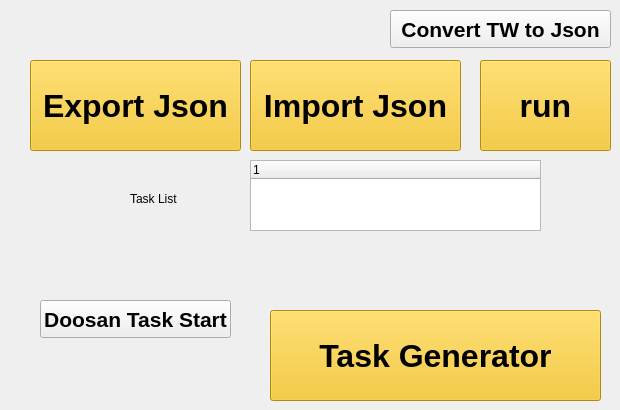
    <widget class="QWidget" name="tab_9">
     <attribute name="title">
      <string>TASK GENERATOR</string>
     </attribute>
     <widget class="QLabel" name="label">
      <property name="geometry">
       <rect>
        <x>130</x>
        <y>190</y>
        <width>91</width>
        <height>17</height>
       </rect>
      </property>
      <property name="text">
       <string>Task List</string>
      </property>
     </widget>
     <widget class="QPushButton" name="pushButton_export_json">
      <property name="enabled">
       <bool>true</bool>
      </property>
      <property name="geometry">
       <rect>
        <x>30</x>
        <y>60</y>
        <width>211</width>
        <height>91</height>
       </rect>
      </property>
      <property name="sizePolicy">
       <sizepolicy hsizetype="Preferred" vsizetype="Preferred">
        <horstretch>0</horstretch>
        <verstretch>0</verstretch>
       </sizepolicy>
      </property>
      <property name="palette">
       <palette>
        <active>
         <colorrole role="Button">
          <brush brushstyle="SolidPattern">
           <color alpha="255">
            <red>245</red>
            <green>194</green>
            <blue>17</blue>
           </color>
          </brush>
         </colorrole>
         <colorrole role="Light">
          <brush brushstyle="SolidPattern">
           <color alpha="255">
            <red>255</red>
            <green>227</green>
            <blue>130</blue>
           </color>
          </brush>
         </colorrole>
         <colorrole role="Midlight">
          <brush brushstyle="SolidPattern">
           <color alpha="255">
            <red>250</red>
            <green>210</green>
            <blue>73</blue>
           </color>
          </brush>
         </colorrole>
         <colorrole role="Dark">
          <brush brushstyle="SolidPattern">
           <color alpha="255">
            <red>122</red>
            <green>97</green>
            <blue>8</blue>
           </color>
          </brush>
         </colorrole>
         <colorrole role="Mid">
          <brush brushstyle="SolidPattern">
           <color alpha="255">
            <red>163</red>
            <green>129</green>
            <blue>11</blue>
           </color>
          </brush>
         </colorrole>
         <colorrole role="Window">
          <brush brushstyle="SolidPattern">
           <color alpha="255">
            <red>245</red>
            <green>194</green>
            <blue>17</blue>
           </color>
          </brush>
         </colorrole>
         <colorrole role="Shadow">
          <brush brushstyle="SolidPattern">
           <color alpha="255">
            <red>0</red>
            <green>0</green>
            <blue>0</blue>
           </color>
          </brush>
         </colorrole>
         <colorrole role="AlternateBase">
          <brush brushstyle="SolidPattern">
           <color alpha="255">
            <red>250</red>
            <green>224</green>
            <blue>136</blue>
           </color>
          </brush>
         </colorrole>
         <colorrole role="PlaceholderText">
          <brush brushstyle="SolidPattern">
           <color alpha="127">
            <red>0</red>
            <green>0</green>
            <blue>0</blue>
           </color>
          </brush>
         </colorrole>
        </active>
        <inactive>
         <colorrole role="Button">
          <brush brushstyle="SolidPattern">
           <color alpha="255">
            <red>245</red>
            <green>194</green>
            <blue>17</blue>
           </color>
          </brush>
         </colorrole>
         <colorrole role="Light">
          <brush brushstyle="SolidPattern">
           <color alpha="255">
            <red>255</red>
            <green>227</green>
            <blue>130</blue>
           </color>
          </brush>
         </colorrole>
         <colorrole role="Midlight">
          <brush brushstyle="SolidPattern">
           <color alpha="255">
            <red>250</red>
            <green>210</green>
            <blue>73</blue>
           </color>
          </brush>
         </colorrole>
         <colorrole role="Dark">
          <brush brushstyle="SolidPattern">
           <color alpha="255">
            <red>122</red>
            <green>97</green>
            <blue>8</blue>
           </color>
          </brush>
         </colorrole>
         <colorrole role="Mid">
          <brush brushstyle="SolidPattern">
           <color alpha="255">
            <red>163</red>
            <green>129</green>
            <blue>11</blue>
           </color>
          </brush>
         </colorrole>
         <colorrole role="Window">
          <brush brushstyle="SolidPattern">
           <color alpha="255">
            <red>245</red>
            <green>194</green>
            <blue>17</blue>
           </color>
          </brush>
         </colorrole>
         <colorrole role="Shadow">
          <brush brushstyle="SolidPattern">
           <color alpha="255">
            <red>0</red>
            <green>0</green>
            <blue>0</blue>
           </color>
          </brush>
         </colorrole>
         <colorrole role="AlternateBase">
          <brush brushstyle="SolidPattern">
           <color alpha="255">
            <red>250</red>
            <green>224</green>
            <blue>136</blue>
           </color>
          </brush>
         </colorrole>
         <colorrole role="PlaceholderText">
          <brush brushstyle="SolidPattern">
           <color alpha="127">
            <red>0</red>
            <green>0</green>
            <blue>0</blue>
           </color>
          </brush>
         </colorrole>
        </inactive>
        <disabled>
         <colorrole role="Button">
          <brush brushstyle="SolidPattern">
           <color alpha="255">
            <red>245</red>
            <green>194</green>
            <blue>17</blue>
           </color>
          </brush>
         </colorrole>
         <colorrole role="Light">
          <brush brushstyle="SolidPattern">
           <color alpha="255">
            <red>255</red>
            <green>227</green>
            <blue>130</blue>
           </color>
          </brush>
         </colorrole>
         <colorrole role="Midlight">
          <brush brushstyle="SolidPattern">
           <color alpha="255">
            <red>250</red>
            <green>210</green>
            <blue>73</blue>
           </color>
          </brush>
         </colorrole>
         <colorrole role="Dark">
          <brush brushstyle="SolidPattern">
           <color alpha="255">
            <red>122</red>
            <green>97</green>
            <blue>8</blue>
           </color>
          </brush>
         </colorrole>
         <colorrole role="Mid">
          <brush brushstyle="SolidPattern">
           <color alpha="255">
            <red>163</red>
            <green>129</green>
            <blue>11</blue>
           </color>
          </brush>
         </colorrole>
         <colorrole role="Window">
          <brush brushstyle="SolidPattern">
           <color alpha="255">
            <red>245</red>
            <green>194</green>
            <blue>17</blue>
           </color>
          </brush>
         </colorrole>
         <colorrole role="Shadow">
          <brush brushstyle="SolidPattern">
           <color alpha="255">
            <red>0</red>
            <green>0</green>
            <blue>0</blue>
           </color>
          </brush>
         </colorrole>
         <colorrole role="AlternateBase">
          <brush brushstyle="SolidPattern">
           <color alpha="255">
            <red>245</red>
            <green>194</green>
            <blue>17</blue>
           </color>
          </brush>
         </colorrole>
         <colorrole role="PlaceholderText">
          <brush brushstyle="SolidPattern">
           <color alpha="127">
            <red>122</red>
            <green>97</green>
            <blue>8</blue>
           </color>
          </brush>
         </colorrole>
        </disabled>
       </palette>
      </property>
      <property name="font">
       <font>
        <family>Ubuntu</family>
        <pointsize>24</pointsize>
        <weight>75</weight>
        <italic>false</italic>
        <bold>true</bold>
        <kerning>true</kerning>
       </font>
      </property>
      <property name="text">
       <string>Export Json</string>
      </property>
      <property name="checkable">
       <bool>false</bool>
      </property>
     </widget>
     <widget class="QPushButton" name="pushButton_run_json">
      <property name="enabled">
       <bool>true</bool>
      </property>
      <property name="geometry">
       <rect>
        <x>480</x>
        <y>60</y>
        <width>131</width>
        <height>91</height>
       </rect>
      </property>
      <property name="sizePolicy">
       <sizepolicy hsizetype="Preferred" vsizetype="Preferred">
        <horstretch>0</horstretch>
        <verstretch>0</verstretch>
       </sizepolicy>
      </property>
      <property name="palette">
       <palette>
        <active>
         <colorrole role="Button">
          <brush brushstyle="SolidPattern">
           <color alpha="255">
            <red>245</red>
            <green>194</green>
            <blue>17</blue>
           </color>
          </brush>
         </colorrole>
         <colorrole role="Light">
          <brush brushstyle="SolidPattern">
           <color alpha="255">
            <red>255</red>
            <green>227</green>
            <blue>130</blue>
           </color>
          </brush>
         </colorrole>
         <colorrole role="Midlight">
          <brush brushstyle="SolidPattern">
           <color alpha="255">
            <red>250</red>
            <green>210</green>
            <blue>73</blue>
           </color>
          </brush>
         </colorrole>
         <colorrole role="Dark">
          <brush brushstyle="SolidPattern">
           <color alpha="255">
            <red>122</red>
            <green>97</green>
            <blue>8</blue>
           </color>
          </brush>
         </colorrole>
         <colorrole role="Mid">
          <brush brushstyle="SolidPattern">
           <color alpha="255">
            <red>163</red>
            <green>129</green>
            <blue>11</blue>
           </color>
          </brush>
         </colorrole>
         <colorrole role="Window">
          <brush brushstyle="SolidPattern">
           <color alpha="255">
            <red>245</red>
            <green>194</green>
            <blue>17</blue>
           </color>
          </brush>
         </colorrole>
         <colorrole role="Shadow">
          <brush brushstyle="SolidPattern">
           <color alpha="255">
            <red>0</red>
            <green>0</green>
            <blue>0</blue>
           </color>
          </brush>
         </colorrole>
         <colorrole role="AlternateBase">
          <brush brushstyle="SolidPattern">
           <color alpha="255">
            <red>250</red>
            <green>224</green>
            <blue>136</blue>
           </color>
          </brush>
         </colorrole>
         <colorrole role="PlaceholderText">
          <brush brushstyle="SolidPattern">
           <color alpha="127">
            <red>0</red>
            <green>0</green>
            <blue>0</blue>
           </color>
          </brush>
         </colorrole>
        </active>
        <inactive>
         <colorrole role="Button">
          <brush brushstyle="SolidPattern">
           <color alpha="255">
            <red>245</red>
            <green>194</green>
            <blue>17</blue>
           </color>
          </brush>
         </colorrole>
         <colorrole role="Light">
          <brush brushstyle="SolidPattern">
           <color alpha="255">
            <red>255</red>
            <green>227</green>
            <blue>130</blue>
           </color>
          </brush>
         </colorrole>
         <colorrole role="Midlight">
          <brush brushstyle="SolidPattern">
           <color alpha="255">
            <red>250</red>
            <green>210</green>
            <blue>73</blue>
           </color>
          </brush>
         </colorrole>
         <colorrole role="Dark">
          <brush brushstyle="SolidPattern">
           <color alpha="255">
            <red>122</red>
            <green>97</green>
            <blue>8</blue>
           </color>
          </brush>
         </colorrole>
         <colorrole role="Mid">
          <brush brushstyle="SolidPattern">
           <color alpha="255">
            <red>163</red>
            <green>129</green>
            <blue>11</blue>
           </color>
          </brush>
         </colorrole>
         <colorrole role="Window">
          <brush brushstyle="SolidPattern">
           <color alpha="255">
            <red>245</red>
            <green>194</green>
            <blue>17</blue>
           </color>
          </brush>
         </colorrole>
         <colorrole role="Shadow">
          <brush brushstyle="SolidPattern">
           <color alpha="255">
            <red>0</red>
            <green>0</green>
            <blue>0</blue>
           </color>
          </brush>
         </colorrole>
         <colorrole role="AlternateBase">
          <brush brushstyle="SolidPattern">
           <color alpha="255">
            <red>250</red>
            <green>224</green>
            <blue>136</blue>
           </color>
          </brush>
         </colorrole>
         <colorrole role="PlaceholderText">
          <brush brushstyle="SolidPattern">
           <color alpha="127">
            <red>0</red>
            <green>0</green>
            <blue>0</blue>
           </color>
          </brush>
         </colorrole>
        </inactive>
        <disabled>
         <colorrole role="Button">
          <brush brushstyle="SolidPattern">
           <color alpha="255">
            <red>245</red>
            <green>194</green>
            <blue>17</blue>
           </color>
          </brush>
         </colorrole>
         <colorrole role="Light">
          <brush brushstyle="SolidPattern">
           <color alpha="255">
            <red>255</red>
            <green>227</green>
            <blue>130</blue>
           </color>
          </brush>
         </colorrole>
         <colorrole role="Midlight">
          <brush brushstyle="SolidPattern">
           <color alpha="255">
            <red>250</red>
            <green>210</green>
            <blue>73</blue>
           </color>
          </brush>
         </colorrole>
         <colorrole role="Dark">
          <brush brushstyle="SolidPattern">
           <color alpha="255">
            <red>122</red>
            <green>97</green>
            <blue>8</blue>
           </color>
          </brush>
         </colorrole>
         <colorrole role="Mid">
          <brush brushstyle="SolidPattern">
           <color alpha="255">
            <red>163</red>
            <green>129</green>
            <blue>11</blue>
           </color>
          </brush>
         </colorrole>
         <colorrole role="Window">
          <brush brushstyle="SolidPattern">
           <color alpha="255">
            <red>245</red>
            <green>194</green>
            <blue>17</blue>
           </color>
          </brush>
         </colorrole>
         <colorrole role="Shadow">
          <brush brushstyle="SolidPattern">
           <color alpha="255">
            <red>0</red>
            <green>0</green>
            <blue>0</blue>
           </color>
          </brush>
         </colorrole>
         <colorrole role="AlternateBase">
          <brush brushstyle="SolidPattern">
           <color alpha="255">
            <red>245</red>
            <green>194</green>
            <blue>17</blue>
           </color>
          </brush>
         </colorrole>
         <colorrole role="PlaceholderText">
          <brush brushstyle="SolidPattern">
           <color alpha="127">
            <red>122</red>
            <green>97</green>
            <blue>8</blue>
           </color>
          </brush>
         </colorrole>
        </disabled>
       </palette>
      </property>
      <property name="font">
       <font>
        <family>Ubuntu</family>
        <pointsize>24</pointsize>
        <weight>75</weight>
        <italic>false</italic>
        <bold>true</bold>
        <kerning>true</kerning>
       </font>
      </property>
      <property name="text">
       <string>run</string>
      </property>
      <property name="checkable">
       <bool>false</bool>
      </property>
     </widget>
     <widget class="QPushButton" name="pushButton_import_json">
      <property name="enabled">
       <bool>true</bool>
      </property>
      <property name="geometry">
       <rect>
        <x>250</x>
        <y>60</y>
        <width>211</width>
        <height>91</height>
       </rect>
      </property>
      <property name="sizePolicy">
       <sizepolicy hsizetype="Preferred" vsizetype="Preferred">
        <horstretch>0</horstretch>
        <verstretch>0</verstretch>
       </sizepolicy>
      </property>
      <property name="palette">
       <palette>
        <active>
         <colorrole role="Button">
          <brush brushstyle="SolidPattern">
           <color alpha="255">
            <red>245</red>
            <green>194</green>
            <blue>17</blue>
           </color>
          </brush>
         </colorrole>
         <colorrole role="Light">
          <brush brushstyle="SolidPattern">
           <color alpha="255">
            <red>255</red>
            <green>227</green>
            <blue>130</blue>
           </color>
          </brush>
         </colorrole>
         <colorrole role="Midlight">
          <brush brushstyle="SolidPattern">
           <color alpha="255">
            <red>250</red>
            <green>210</green>
            <blue>73</blue>
           </color>
          </brush>
         </colorrole>
         <colorrole role="Dark">
          <brush brushstyle="SolidPattern">
           <color alpha="255">
            <red>122</red>
            <green>97</green>
            <blue>8</blue>
           </color>
          </brush>
         </colorrole>
         <colorrole role="Mid">
          <brush brushstyle="SolidPattern">
           <color alpha="255">
            <red>163</red>
            <green>129</green>
            <blue>11</blue>
           </color>
          </brush>
         </colorrole>
         <colorrole role="Window">
          <brush brushstyle="SolidPattern">
           <color alpha="255">
            <red>245</red>
            <green>194</green>
            <blue>17</blue>
           </color>
          </brush>
         </colorrole>
         <colorrole role="Shadow">
          <brush brushstyle="SolidPattern">
           <color alpha="255">
            <red>0</red>
            <green>0</green>
            <blue>0</blue>
           </color>
          </brush>
         </colorrole>
         <colorrole role="AlternateBase">
          <brush brushstyle="SolidPattern">
           <color alpha="255">
            <red>250</red>
            <green>224</green>
            <blue>136</blue>
           </color>
          </brush>
         </colorrole>
         <colorrole role="PlaceholderText">
          <brush brushstyle="SolidPattern">
           <color alpha="127">
            <red>0</red>
            <green>0</green>
            <blue>0</blue>
           </color>
          </brush>
         </colorrole>
        </active>
        <inactive>
         <colorrole role="Button">
          <brush brushstyle="SolidPattern">
           <color alpha="255">
            <red>245</red>
            <green>194</green>
            <blue>17</blue>
           </color>
          </brush>
         </colorrole>
         <colorrole role="Light">
          <brush brushstyle="SolidPattern">
           <color alpha="255">
            <red>255</red>
            <green>227</green>
            <blue>130</blue>
           </color>
          </brush>
         </colorrole>
         <colorrole role="Midlight">
          <brush brushstyle="SolidPattern">
           <color alpha="255">
            <red>250</red>
            <green>210</green>
            <blue>73</blue>
           </color>
          </brush>
         </colorrole>
         <colorrole role="Dark">
          <brush brushstyle="SolidPattern">
           <color alpha="255">
            <red>122</red>
            <green>97</green>
            <blue>8</blue>
           </color>
          </brush>
         </colorrole>
         <colorrole role="Mid">
          <brush brushstyle="SolidPattern">
           <color alpha="255">
            <red>163</red>
            <green>129</green>
            <blue>11</blue>
           </color>
          </brush>
         </colorrole>
         <colorrole role="Window">
          <brush brushstyle="SolidPattern">
           <color alpha="255">
            <red>245</red>
            <green>194</green>
            <blue>17</blue>
           </color>
          </brush>
         </colorrole>
         <colorrole role="Shadow">
          <brush brushstyle="SolidPattern">
           <color alpha="255">
            <red>0</red>
            <green>0</green>
            <blue>0</blue>
           </color>
          </brush>
         </colorrole>
         <colorrole role="AlternateBase">
          <brush brushstyle="SolidPattern">
           <color alpha="255">
            <red>250</red>
            <green>224</green>
            <blue>136</blue>
           </color>
          </brush>
         </colorrole>
         <colorrole role="PlaceholderText">
          <brush brushstyle="SolidPattern">
           <color alpha="127">
            <red>0</red>
            <green>0</green>
            <blue>0</blue>
           </color>
          </brush>
         </colorrole>
        </inactive>
        <disabled>
         <colorrole role="Button">
          <brush brushstyle="SolidPattern">
           <color alpha="255">
            <red>245</red>
            <green>194</green>
            <blue>17</blue>
           </color>
          </brush>
         </colorrole>
         <colorrole role="Light">
          <brush brushstyle="SolidPattern">
           <color alpha="255">
            <red>255</red>
            <green>227</green>
            <blue>130</blue>
           </color>
          </brush>
         </colorrole>
         <colorrole role="Midlight">
          <brush brushstyle="SolidPattern">
           <color alpha="255">
            <red>250</red>
            <green>210</green>
            <blue>73</blue>
           </color>
          </brush>
         </colorrole>
         <colorrole role="Dark">
          <brush brushstyle="SolidPattern">
           <color alpha="255">
            <red>122</red>
            <green>97</green>
            <blue>8</blue>
           </color>
          </brush>
         </colorrole>
         <colorrole role="Mid">
          <brush brushstyle="SolidPattern">
           <color alpha="255">
            <red>163</red>
            <green>129</green>
            <blue>11</blue>
           </color>
          </brush>
         </colorrole>
         <colorrole role="Window">
          <brush brushstyle="SolidPattern">
           <color alpha="255">
            <red>245</red>
            <green>194</green>
            <blue>17</blue>
           </color>
          </brush>
         </colorrole>
         <colorrole role="Shadow">
          <brush brushstyle="SolidPattern">
           <color alpha="255">
            <red>0</red>
            <green>0</green>
            <blue>0</blue>
           </color>
          </brush>
         </colorrole>
         <colorrole role="AlternateBase">
          <brush brushstyle="SolidPattern">
           <color alpha="255">
            <red>245</red>
            <green>194</green>
            <blue>17</blue>
           </color>
          </brush>
         </colorrole>
         <colorrole role="PlaceholderText">
          <brush brushstyle="SolidPattern">
           <color alpha="127">
            <red>122</red>
            <green>97</green>
            <blue>8</blue>
           </color>
          </brush>
         </colorrole>
        </disabled>
       </palette>
      </property>
      <property name="font">
       <font>
        <family>Ubuntu</family>
        <pointsize>24</pointsize>
        <weight>75</weight>
        <italic>false</italic>
        <bold>true</bold>
        <kerning>true</kerning>
       </font>
      </property>
      <property name="text">
       <string>Import Json</string>
      </property>
      <property name="checkable">
       <bool>false</bool>
      </property>
     </widget>
     <widget class="QTreeWidget" name="treeWidget">
      <property name="geometry">
       <rect>
        <x>250</x>
        <y>160</y>
        <width>291</width>
        <height>71</height>
       </rect>
      </property>
      <column>
       <property name="text">
        <string notr="true">1</string>
       </property>
      </column>
     </widget>
     <widget class="QPushButton" name="pushButton_doosan_task_start">
      <property name="geometry">
       <rect>
        <x>40</x>
        <y>300</y>
        <width>191</width>
        <height>38</height>
       </rect>
      </property>
      <property name="sizePolicy">
       <sizepolicy hsizetype="Expanding" vsizetype="Expanding">
        <horstretch>0</horstretch>
        <verstretch>0</verstretch>
       </sizepolicy>
      </property>
      <property name="font">
       <font>
        <family>Ubuntu</family>
        <pointsize>16</pointsize>
        <weight>75</weight>
        <bold>true</bold>
       </font>
      </property>
      <property name="text">
       <string>Doosan Task Start</string>
      </property>
     </widget>
     <widget class="QPushButton" name="pushButton_import_tw">
      <property name="geometry">
       <rect>
        <x>390</x>
        <y>10</y>
        <width>221</width>
        <height>38</height>
       </rect>
      </property>
      <property name="sizePolicy">
       <sizepolicy hsizetype="Expanding" vsizetype="Expanding">
        <horstretch>0</horstretch>
        <verstretch>0</verstretch>
       </sizepolicy>
      </property>
      <property name="font">
       <font>
        <family>Ubuntu</family>
        <pointsize>16</pointsize>
        <weight>75</weight>
        <bold>true</bold>
       </font>
      </property>
      <property name="text">
       <string>Convert TW to Json</string>
      </property>
     </widget>
     <widget class="QPushButton" name="pushButton_openTaskGenerator">
      <property name="enabled">
       <bool>true</bool>
      </property>
      <property name="geometry">
       <rect>
        <x>270</x>
        <y>310</y>
        <width>331</width>
        <height>91</height>
       </rect>
      </property>
      <property name="sizePolicy">
       <sizepolicy hsizetype="Preferred" vsizetype="Preferred">
        <horstretch>0</horstretch>
        <verstretch>0</verstretch>
       </sizepolicy>
      </property>
      <property name="palette">
       <palette>
        <active>
         <colorrole role="Button">
          <brush brushstyle="SolidPattern">
           <color alpha="255">
            <red>245</red>
            <green>194</green>
            <blue>17</blue>
           </color>
          </brush>
         </colorrole>
         <colorrole role="Light">
          <brush brushstyle="SolidPattern">
           <color alpha="255">
            <red>255</red>
            <green>227</green>
            <blue>130</blue>
           </color>
          </brush>
         </colorrole>
         <colorrole role="Midlight">
          <brush brushstyle="SolidPattern">
           <color alpha="255">
            <red>250</red>
            <green>210</green>
            <blue>73</blue>
           </color>
          </brush>
         </colorrole>
         <colorrole role="Dark">
          <brush brushstyle="SolidPattern">
           <color alpha="255">
            <red>122</red>
            <green>97</green>
            <blue>8</blue>
           </color>
          </brush>
         </colorrole>
         <colorrole role="Mid">
          <brush brushstyle="SolidPattern">
           <color alpha="255">
            <red>163</red>
            <green>129</green>
            <blue>11</blue>
           </color>
          </brush>
         </colorrole>
         <colorrole role="Window">
          <brush brushstyle="SolidPattern">
           <color alpha="255">
            <red>245</red>
            <green>194</green>
            <blue>17</blue>
           </color>
          </brush>
         </colorrole>
         <colorrole role="Shadow">
          <brush brushstyle="SolidPattern">
           <color alpha="255">
            <red>0</red>
            <green>0</green>
            <blue>0</blue>
           </color>
          </brush>
         </colorrole>
         <colorrole role="AlternateBase">
          <brush brushstyle="SolidPattern">
           <color alpha="255">
            <red>250</red>
            <green>224</green>
            <blue>136</blue>
           </color>
          </brush>
         </colorrole>
         <colorrole role="PlaceholderText">
          <brush brushstyle="SolidPattern">
           <color alpha="127">
            <red>0</red>
            <green>0</green>
            <blue>0</blue>
           </color>
          </brush>
         </colorrole>
        </active>
        <inactive>
         <colorrole role="Button">
          <brush brushstyle="SolidPattern">
           <color alpha="255">
            <red>245</red>
            <green>194</green>
            <blue>17</blue>
           </color>
          </brush>
         </colorrole>
         <colorrole role="Light">
          <brush brushstyle="SolidPattern">
           <color alpha="255">
            <red>255</red>
            <green>227</green>
            <blue>130</blue>
           </color>
          </brush>
         </colorrole>
         <colorrole role="Midlight">
          <brush brushstyle="SolidPattern">
           <color alpha="255">
            <red>250</red>
            <green>210</green>
            <blue>73</blue>
           </color>
          </brush>
         </colorrole>
         <colorrole role="Dark">
          <brush brushstyle="SolidPattern">
           <color alpha="255">
            <red>122</red>
            <green>97</green>
            <blue>8</blue>
           </color>
          </brush>
         </colorrole>
         <colorrole role="Mid">
          <brush brushstyle="SolidPattern">
           <color alpha="255">
            <red>163</red>
            <green>129</green>
            <blue>11</blue>
           </color>
          </brush>
         </colorrole>
         <colorrole role="Window">
          <brush brushstyle="SolidPattern">
           <color alpha="255">
            <red>245</red>
            <green>194</green>
            <blue>17</blue>
           </color>
          </brush>
         </colorrole>
         <colorrole role="Shadow">
          <brush brushstyle="SolidPattern">
           <color alpha="255">
            <red>0</red>
            <green>0</green>
            <blue>0</blue>
           </color>
          </brush>
         </colorrole>
         <colorrole role="AlternateBase">
          <brush brushstyle="SolidPattern">
           <color alpha="255">
            <red>250</red>
            <green>224</green>
            <blue>136</blue>
           </color>
          </brush>
         </colorrole>
         <colorrole role="PlaceholderText">
          <brush brushstyle="SolidPattern">
           <color alpha="127">
            <red>0</red>
            <green>0</green>
            <blue>0</blue>
           </color>
          </brush>
         </colorrole>
        </inactive>
        <disabled>
         <colorrole role="Button">
          <brush brushstyle="SolidPattern">
           <color alpha="255">
            <red>245</red>
            <green>194</green>
            <blue>17</blue>
           </color>
          </brush>
         </colorrole>
         <colorrole role="Light">
          <brush brushstyle="SolidPattern">
           <color alpha="255">
            <red>255</red>
            <green>227</green>
            <blue>130</blue>
           </color>
          </brush>
         </colorrole>
         <colorrole role="Midlight">
          <brush brushstyle="SolidPattern">
           <color alpha="255">
            <red>250</red>
            <green>210</green>
            <blue>73</blue>
           </color>
          </brush>
         </colorrole>
         <colorrole role="Dark">
          <brush brushstyle="SolidPattern">
           <color alpha="255">
            <red>122</red>
            <green>97</green>
            <blue>8</blue>
           </color>
          </brush>
         </colorrole>
         <colorrole role="Mid">
          <brush brushstyle="SolidPattern">
           <color alpha="255">
            <red>163</red>
            <green>129</green>
            <blue>11</blue>
           </color>
          </brush>
         </colorrole>
         <colorrole role="Window">
          <brush brushstyle="SolidPattern">
           <color alpha="255">
            <red>245</red>
            <green>194</green>
            <blue>17</blue>
           </color>
          </brush>
         </colorrole>
         <colorrole role="Shadow">
          <brush brushstyle="SolidPattern">
           <color alpha="255">
            <red>0</red>
            <green>0</green>
            <blue>0</blue>
           </color>
          </brush>
         </colorrole>
         <colorrole role="AlternateBase">
          <brush brushstyle="SolidPattern">
           <color alpha="255">
            <red>245</red>
            <green>194</green>
            <blue>17</blue>
           </color>
          </brush>
         </colorrole>
         <colorrole role="PlaceholderText">
          <brush brushstyle="SolidPattern">
           <color alpha="127">
            <red>122</red>
            <green>97</green>
            <blue>8</blue>
           </color>
          </brush>
         </colorrole>
        </disabled>
       </palette>
      </property>
      <property name="font">
       <font>
        <family>Ubuntu</family>
        <pointsize>24</pointsize>
        <weight>75</weight>
        <italic>false</italic>
        <bold>true</bold>
        <kerning>true</kerning>
       </font>
      </property>
      <property name="text">
       <string>Task Generator</string>
      </property>
      <property name="checkable">
       <bool>false</bool>
      </property>
     </widget>
    </widget>
